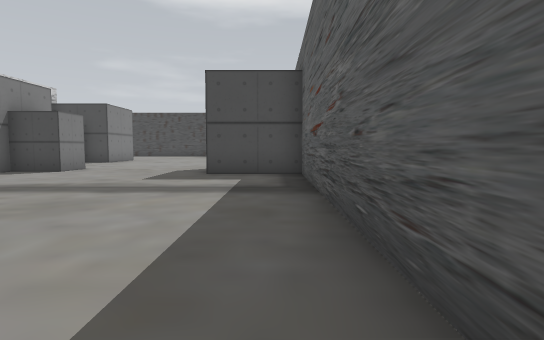
View 1 (above)

21 first-person views from a walk through a 3-D level made in the Unity game engine. The camera is 1.3 m above the floor, tilts 4° down and sees 80° across. The floor is counted in squares, 2 m on a side. Each view is taken from the middle of a square. On the plan, view 1 faces up. The plan holds only what a view shows up to about 10 squares ahead; the rest is blank. The place goes on beyond the plan.

View 2
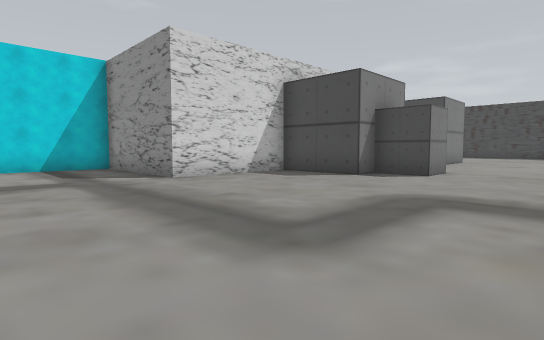

View 3
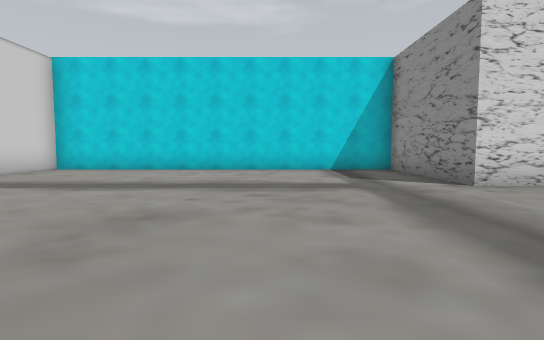

View 4
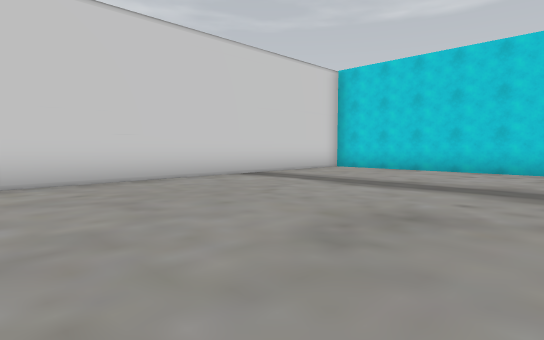

View 5
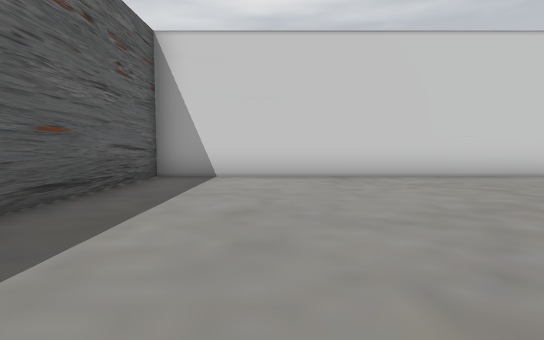

View 6
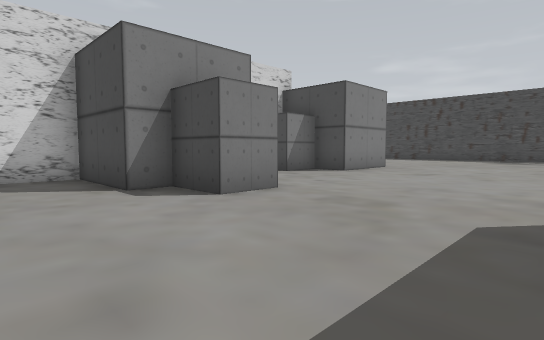

View 7
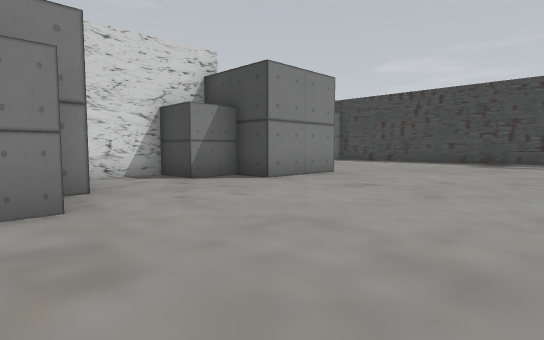

View 8
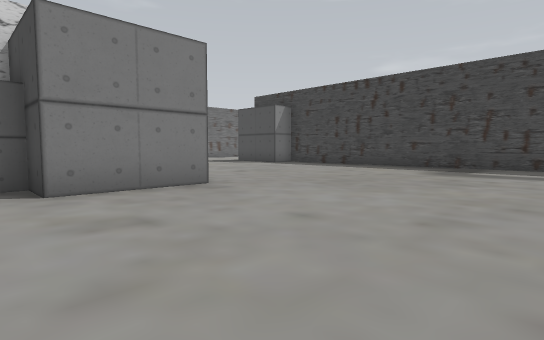

View 9
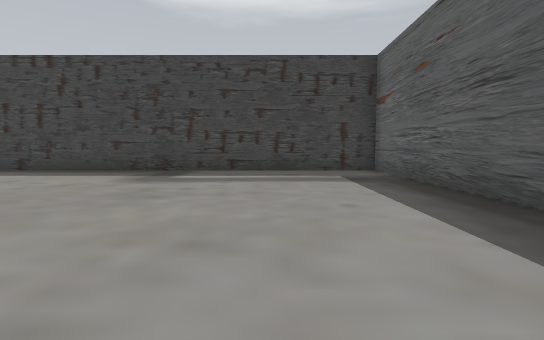

View 10
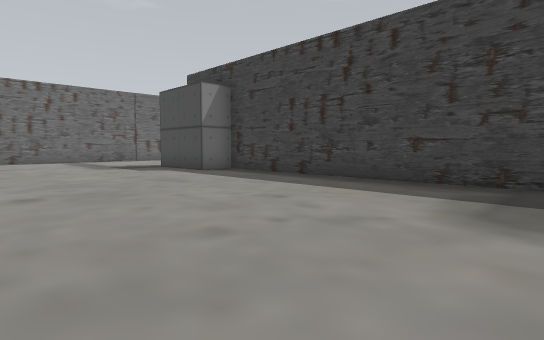

View 11
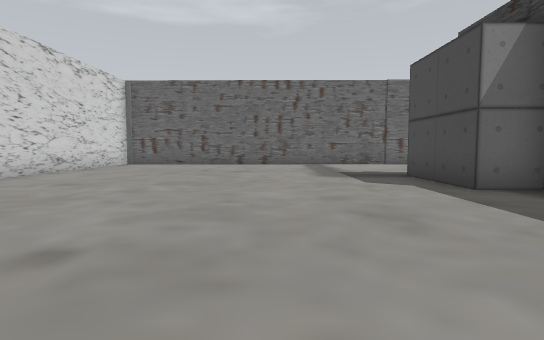

View 12
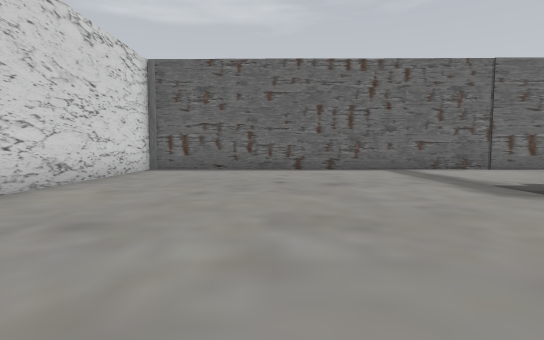

View 13
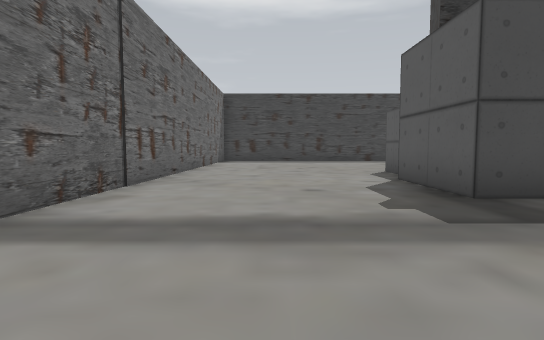

View 14
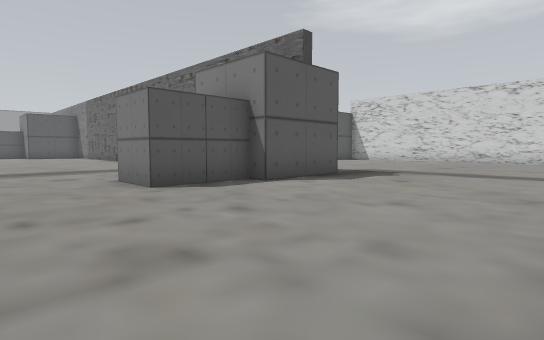

View 15
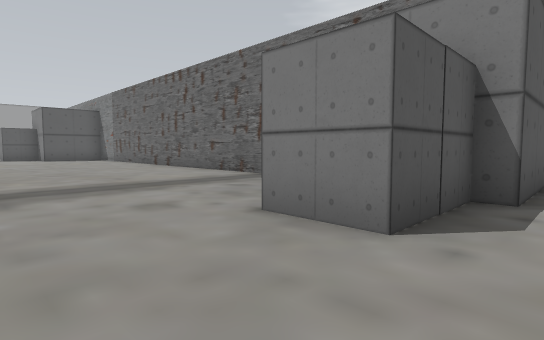

View 16
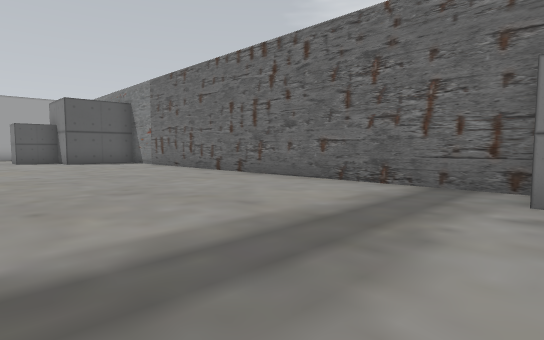

View 17
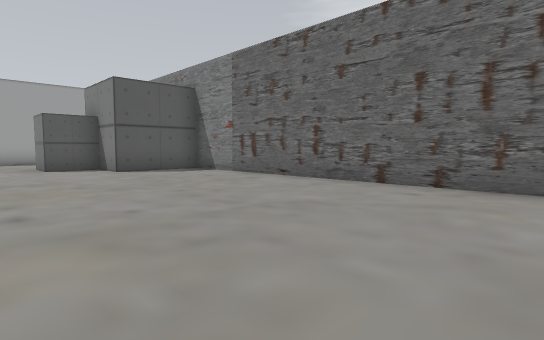

View 18
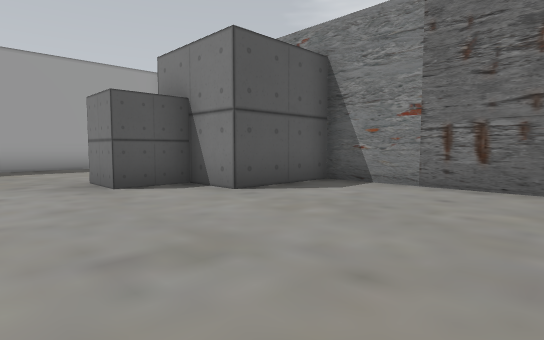

View 19
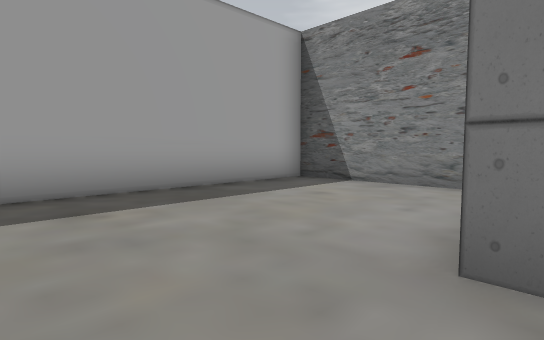

View 20
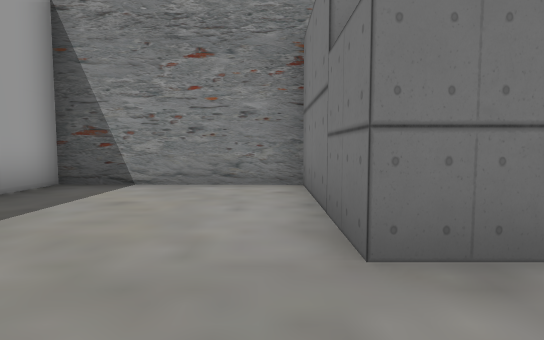

View 21
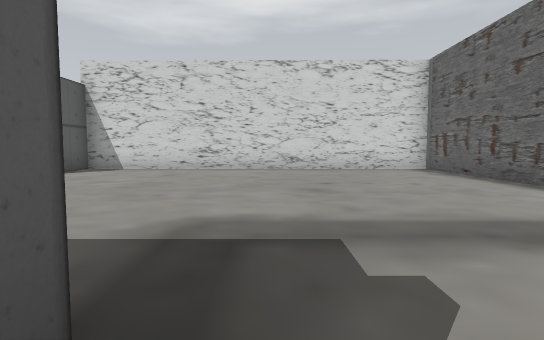

### Floor plan
Points are (right, up) in squares from view 1. A wall is a line through its corners. A room is listed if a view was taken in it or the views show most of it. See-through windows are left out.
Room 1 (views 1, 2, 3, 4, 5, 6, 7, 8, 9, 10, 11, 12, 13, 14, 15, 16, 17, 18, 19, 20, 21)
walls: (-7, 16.4) (-7, 13.8) (-8.1, 13.8); (-9.4, 12.3) (-9.4, 11); (-7, 10.5) (-7, 7.9) (-9.4, 7.9) (-9.4, 4.4) (-13.4, 4.5) (-13.4, -5.3) (0.6, -5.3) (0.6, -1.1); (0.8, 18.3) (0.9, 24.2) (-11.9, 24.2) (-11.9, 23.1) (-14.4, 23.1) (-14.4, 25.6) (-13.9, 25.6); (-10.5, 24.5) (3, 24.5) (3, 26.9) (4.2, 26.9); (0.7, 0.6) (0.7, 7.9) (-1.6, 7.9); (5.5, 26.6) (5.5, 24.5) (9.7, 24.5) (9.8, 29.7); (-19.4, 29) (-19.6, 14.4) (-9.5, 14.3) (-9.5, 15.5)
objects: other object (-14, 26) to (-13, 26); other object (-14, 27) to (-13, 27); other object (-11, 25); other object (-9, 13) to (-8, 14); other object (-6, 9); other object (5, 27) to (5, 28)

Where each view was taken, in squares from view 1:
view 1: 0 up, 0 right, facing up
view 2: 1 up, 3 left, facing up-left
view 3: 1 up, 4 left, facing left
view 4: 1 up, 4 left, facing down-left
view 5: 2 up, 2 left, facing down
view 6: 6 up, 2 left, facing up-left
view 7: 9 up, 2 left, facing up-left
view 8: 13 up, 2 left, facing up-left
view 9: 15 up, 2 left, facing up
view 10: 18 up, 4 left, facing up-left
view 11: 20 up, 7 left, facing left
view 12: 18 up, 10 left, facing left
view 13: 19 up, 17 left, facing up
view 14: 30 up, 19 left, facing down-right
view 15: 30 up, 15 left, facing down-right
view 16: 30 up, 11 left, facing down-right
view 17: 30 up, 6 left, facing down-right
view 18: 30 up, 1 left, facing down-right
view 19: 30 up, 5 right, facing down-right
view 20: 30 up, 6 right, facing down
view 21: 24 up, 15 left, facing down
